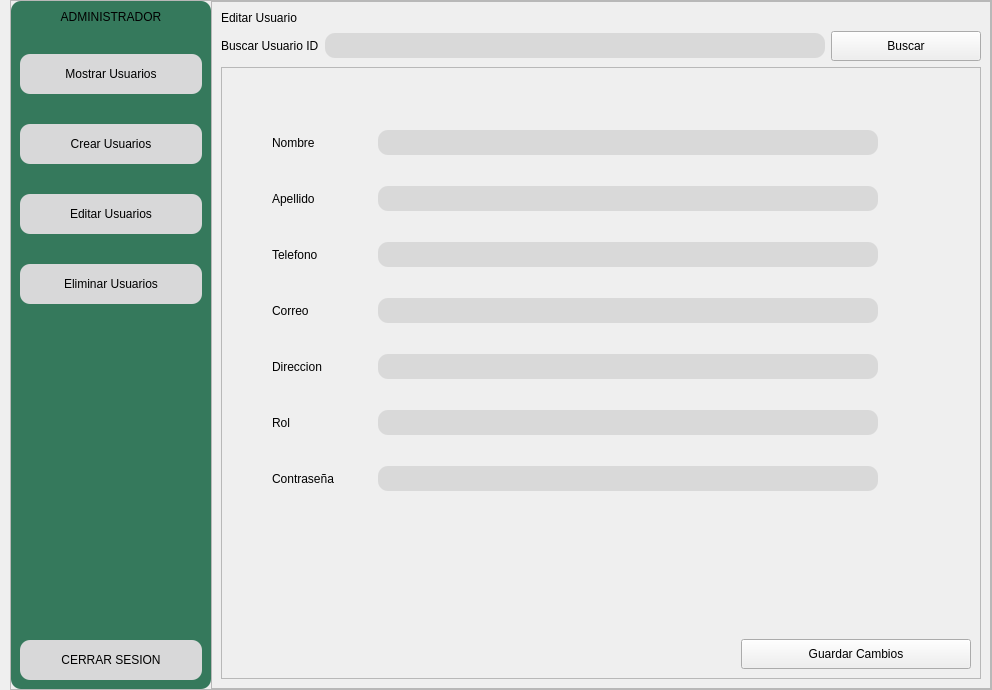
         <widget class="QWidget" name="pgEditarUsuarioAdmin">
          <layout class="QHBoxLayout" name="horizontalLayout_23">
           <property name="spacing">
            <number>0</number>
           </property>
           <property name="leftMargin">
            <number>10</number>
           </property>
           <property name="topMargin">
            <number>0</number>
           </property>
           <property name="rightMargin">
            <number>0</number>
           </property>
           <property name="bottomMargin">
            <number>0</number>
           </property>
           <item>
            <widget class="QFrame" name="frame_18">
             <property name="frameShape">
              <enum>QFrame::StyledPanel</enum>
             </property>
             <property name="frameShadow">
              <enum>QFrame::Raised</enum>
             </property>
             <layout class="QHBoxLayout" name="horizontalLayout_22">
              <property name="spacing">
               <number>0</number>
              </property>
              <property name="leftMargin">
               <number>0</number>
              </property>
              <property name="topMargin">
               <number>0</number>
              </property>
              <property name="rightMargin">
               <number>0</number>
              </property>
              <property name="bottomMargin">
               <number>0</number>
              </property>
              <item>
               <widget class="QFrame" name="frame_19">
                <property name="minimumSize">
                 <size>
                  <width>200</width>
                  <height>0</height>
                 </size>
                </property>
                <property name="maximumSize">
                 <size>
                  <width>200</width>
                  <height>16777215</height>
                 </size>
                </property>
                <property name="styleSheet">
                 <string notr="true">background-color: #35795c;
border-radius:10px;</string>
                </property>
                <property name="frameShape">
                 <enum>QFrame::StyledPanel</enum>
                </property>
                <property name="frameShadow">
                 <enum>QFrame::Raised</enum>
                </property>
                <layout class="QVBoxLayout" name="verticalLayout_24">
                 <property name="spacing">
                  <number>30</number>
                 </property>
                 <item>
                  <widget class="QLabel" name="label_22">
                   <property name="styleSheet">
                    <string notr="true">font: 87 11pt &quot;Arial Black&quot;;</string>
                   </property>
                   <property name="text">
                    <string>ADMINISTRADOR</string>
                   </property>
                   <property name="alignment">
                    <set>Qt::AlignCenter</set>
                   </property>
                  </widget>
                 </item>
                 <item>
                  <widget class="QPushButton" name="btnMostrarUsuarioAdmin1_3">
                   <property name="minimumSize">
                    <size>
                     <width>0</width>
                     <height>40</height>
                    </size>
                   </property>
                   <property name="styleSheet">
                    <string notr="true">QPushButton{
background-color: #d8d8d9;
font: 87 10pt &quot;Arial Black&quot;;
color: rgb(0, 0, 0);
border-radius:10px;

}

QPushButton:hover{
background-color: #c8c8c9;
color: rgb(0, 0, 0);
border-radius:10px;
}</string>
                   </property>
                   <property name="text">
                    <string>Mostrar Usuarios</string>
                   </property>
                  </widget>
                 </item>
                 <item>
                  <widget class="QPushButton" name="btnCrearUsuarioAdmin1_3">
                   <property name="minimumSize">
                    <size>
                     <width>0</width>
                     <height>40</height>
                    </size>
                   </property>
                   <property name="styleSheet">
                    <string notr="true">QPushButton{
background-color: #d8d8d9;
font: 87 10pt &quot;Arial Black&quot;;
color: rgb(0, 0, 0);
border-radius:10px;

}

QPushButton:hover{
background-color: #c8c8c9;
color: rgb(0, 0, 0);
border-radius:10px;
}</string>
                   </property>
                   <property name="text">
                    <string>Crear Usuarios</string>
                   </property>
                  </widget>
                 </item>
                 <item>
                  <widget class="QPushButton" name="btnEditarUsuarioAdmin1_3">
                   <property name="minimumSize">
                    <size>
                     <width>0</width>
                     <height>40</height>
                    </size>
                   </property>
                   <property name="styleSheet">
                    <string notr="true">QPushButton{
background-color: #d8d8d9;
font: 87 10pt &quot;Arial Black&quot;;
color: rgb(0, 0, 0);
border-radius:10px;

}

QPushButton:hover{
background-color: #c8c8c9;
color: rgb(0, 0, 0);
border-radius:10px;
}</string>
                   </property>
                   <property name="text">
                    <string>Editar Usuarios</string>
                   </property>
                  </widget>
                 </item>
                 <item>
                  <widget class="QPushButton" name="btnEliminarUsuarioAdmin1_3">
                   <property name="minimumSize">
                    <size>
                     <width>0</width>
                     <height>40</height>
                    </size>
                   </property>
                   <property name="styleSheet">
                    <string notr="true">QPushButton{
background-color: #d8d8d9;
font: 87 10pt &quot;Arial Black&quot;;
color: rgb(0, 0, 0);
border-radius:10px;

}

QPushButton:hover{
background-color: #c8c8c9;
color: rgb(0, 0, 0);
border-radius:10px;
}</string>
                   </property>
                   <property name="text">
                    <string>Eliminar Usuarios</string>
                   </property>
                  </widget>
                 </item>
                 <item>
                  <spacer name="verticalSpacer_32">
                   <property name="orientation">
                    <enum>Qt::Vertical</enum>
                   </property>
                   <property name="sizeHint" stdset="0">
                    <size>
                     <width>20</width>
                     <height>306</height>
                    </size>
                   </property>
                  </spacer>
                 </item>
                 <item>
                  <widget class="QPushButton" name="btnCerrarSesionAdmin1_3">
                   <property name="minimumSize">
                    <size>
                     <width>0</width>
                     <height>40</height>
                    </size>
                   </property>
                   <property name="styleSheet">
                    <string notr="true">QPushButton{
background-color: #d8d8d9;
font: 87 9pt &quot;Arial Black&quot;;
color: rgb(0, 0, 0);
border-radius:10px;

}

QPushButton:hover{
background-color: #c8c8c9;
color: rgb(0, 0, 0);
border-radius:10px;
}</string>
                   </property>
                   <property name="text">
                    <string>CERRAR SESION</string>
                   </property>
                   <property name="icon">
                    <iconset>
                     <normaloff>Imagenes/logo cerrar sesion.png</normaloff>Imagenes/logo cerrar sesion.png</iconset>
                   </property>
                  </widget>
                 </item>
                </layout>
               </widget>
              </item>
              <item>
               <widget class="QFrame" name="frame_20">
                <property name="styleSheet">
                 <string notr="true">QLineEdit{
background-color: #d9d9d9;
border-radius:10px;
color: rgb(0, 0, 0);
font: 87 11pt &quot;Arial Black&quot;;
}</string>
                </property>
                <property name="frameShape">
                 <enum>QFrame::StyledPanel</enum>
                </property>
                <property name="frameShadow">
                 <enum>QFrame::Raised</enum>
                </property>
                <layout class="QVBoxLayout" name="verticalLayout_35">
                 <item>
                  <widget class="QLabel" name="label_25">
                   <property name="styleSheet">
                    <string notr="true">font: 87 15pt &quot;Arial Black&quot;;</string>
                   </property>
                   <property name="text">
                    <string>Editar Usuario</string>
                   </property>
                  </widget>
                 </item>
                 <item>
                  <layout class="QHBoxLayout" name="horizontalLayout_57">
                   <item>
                    <widget class="QLabel" name="label_54">
                     <property name="styleSheet">
                      <string notr="true">font: 87 11pt &quot;Arial Black&quot;;</string>
                     </property>
                     <property name="text">
                      <string>Buscar Usuario ID</string>
                     </property>
                    </widget>
                   </item>
                   <item>
                    <widget class="QLineEdit" name="labelBuscarUsuarioIdAdmin">
                     <property name="minimumSize">
                      <size>
                       <width>500</width>
                       <height>25</height>
                      </size>
                     </property>
                     <property name="text">
                      <string/>
                     </property>
                    </widget>
                   </item>
                   <item>
                    <widget class="QPushButton" name="btnBuscarUsuarioAdmin">
                     <property name="minimumSize">
                      <size>
                       <width>150</width>
                       <height>30</height>
                      </size>
                     </property>
                     <property name="maximumSize">
                      <size>
                       <width>150</width>
                       <height>30</height>
                      </size>
                     </property>
                     <property name="styleSheet">
                      <string notr="true">font: 87 13pt &quot;Arial Black&quot;;
color: rgb(0, 0, 0);</string>
                     </property>
                     <property name="text">
                      <string>Buscar</string>
                     </property>
                    </widget>
                   </item>
                  </layout>
                 </item>
                 <item>
                  <widget class="QFrame" name="frame_34">
                   <property name="styleSheet">
                    <string notr="true">QLineEdit{
background-color: #d9d9d9;
border-radius:10px;
color: rgb(0, 0, 0);
font: 87 11pt &quot;Arial Black&quot;;
}</string>
                   </property>
                   <property name="frameShape">
                    <enum>QFrame::StyledPanel</enum>
                   </property>
                   <property name="frameShadow">
                    <enum>QFrame::Raised</enum>
                   </property>
                   <layout class="QVBoxLayout" name="verticalLayout_32">
                    <property name="spacing">
                     <number>6</number>
                    </property>
                    <property name="leftMargin">
                     <number>50</number>
                    </property>
                    <property name="topMargin">
                     <number>60</number>
                    </property>
                    <property name="rightMargin">
                     <number>9</number>
                    </property>
                    <property name="bottomMargin">
                     <number>9</number>
                    </property>
                    <item>
                     <layout class="QVBoxLayout" name="verticalLayout_33">
                      <item>
                       <layout class="QHBoxLayout" name="horizontalLayout_47">
                        <item>
                         <layout class="QVBoxLayout" name="verticalLayout_34">
                          <item>
                           <layout class="QHBoxLayout" name="horizontalLayout_48">
                            <item>
                             <widget class="QLabel" name="label_45">
                              <property name="minimumSize">
                               <size>
                                <width>100</width>
                                <height>30</height>
                               </size>
                              </property>
                              <property name="maximumSize">
                               <size>
                                <width>100</width>
                                <height>30</height>
                               </size>
                              </property>
                              <property name="styleSheet">
                               <string notr="true">font: 87 11pt &quot;Arial Black&quot;;</string>
                              </property>
                              <property name="text">
                               <string>Nombre</string>
                              </property>
                             </widget>
                            </item>
                            <item>
                             <widget class="QLineEdit" name="nombreEditarUsuarioAdmin">
                              <property name="minimumSize">
                               <size>
                                <width>500</width>
                                <height>25</height>
                               </size>
                              </property>
                              <property name="text">
                               <string/>
                              </property>
                             </widget>
                            </item>
                           </layout>
                          </item>
                          <item>
                           <spacer name="verticalSpacer_47">
                            <property name="orientation">
                             <enum>Qt::Vertical</enum>
                            </property>
                            <property name="sizeHint" stdset="0">
                             <size>
                              <width>20</width>
                              <height>20</height>
                             </size>
                            </property>
                           </spacer>
                          </item>
                          <item>
                           <layout class="QHBoxLayout" name="horizontalLayout_49">
                            <item>
                             <widget class="QLabel" name="label_46">
                              <property name="minimumSize">
                               <size>
                                <width>100</width>
                                <height>30</height>
                               </size>
                              </property>
                              <property name="maximumSize">
                               <size>
                                <width>100</width>
                                <height>30</height>
                               </size>
                              </property>
                              <property name="styleSheet">
                               <string notr="true">font: 87 11pt &quot;Arial Black&quot;;</string>
                              </property>
                              <property name="text">
                               <string>Apellido</string>
                              </property>
                             </widget>
                            </item>
                            <item>
                             <widget class="QLineEdit" name="apellidoEditarUsuarioAdmin">
                              <property name="minimumSize">
                               <size>
                                <width>500</width>
                                <height>25</height>
                               </size>
                              </property>
                             </widget>
                            </item>
                           </layout>
                          </item>
                          <item>
                           <spacer name="verticalSpacer_48">
                            <property name="orientation">
                             <enum>Qt::Vertical</enum>
                            </property>
                            <property name="sizeHint" stdset="0">
                             <size>
                              <width>20</width>
                              <height>20</height>
                             </size>
                            </property>
                           </spacer>
                          </item>
                          <item>
                           <layout class="QHBoxLayout" name="horizontalLayout_50"/>
                          </item>
                          <item>
                           <layout class="QHBoxLayout" name="horizontalLayout_51">
                            <item>
                             <widget class="QLabel" name="label_48">
                              <property name="minimumSize">
                               <size>
                                <width>100</width>
                                <height>30</height>
                               </size>
                              </property>
                              <property name="maximumSize">
                               <size>
                                <width>100</width>
                                <height>30</height>
                               </size>
                              </property>
                              <property name="styleSheet">
                               <string notr="true">font: 87 11pt &quot;Arial Black&quot;;</string>
                              </property>
                              <property name="text">
                               <string>Telefono</string>
                              </property>
                             </widget>
                            </item>
                            <item>
                             <widget class="QLineEdit" name="telefonoEditarUsuarioAdmin">
                              <property name="minimumSize">
                               <size>
                                <width>500</width>
                                <height>25</height>
                               </size>
                              </property>
                             </widget>
                            </item>
                           </layout>
                          </item>
                          <item>
                           <spacer name="verticalSpacer_50">
                            <property name="orientation">
                             <enum>Qt::Vertical</enum>
                            </property>
                            <property name="sizeHint" stdset="0">
                             <size>
                              <width>20</width>
                              <height>20</height>
                             </size>
                            </property>
                           </spacer>
                          </item>
                          <item>
                           <layout class="QHBoxLayout" name="horizontalLayout_52">
                            <item>
                             <widget class="QLabel" name="label_49">
                              <property name="minimumSize">
                               <size>
                                <width>100</width>
                                <height>30</height>
                               </size>
                              </property>
                              <property name="maximumSize">
                               <size>
                                <width>100</width>
                                <height>30</height>
                               </size>
                              </property>
                              <property name="styleSheet">
                               <string notr="true">font: 87 11pt &quot;Arial Black&quot;;</string>
                              </property>
                              <property name="text">
                               <string>Correo</string>
                              </property>
                             </widget>
                            </item>
                            <item>
                             <widget class="QLineEdit" name="correoEditarUsuarioAdmin">
                              <property name="minimumSize">
                               <size>
                                <width>500</width>
                                <height>25</height>
                               </size>
                              </property>
                             </widget>
                            </item>
                           </layout>
                          </item>
                          <item>
                           <spacer name="verticalSpacer_51">
                            <property name="orientation">
                             <enum>Qt::Vertical</enum>
                            </property>
                            <property name="sizeHint" stdset="0">
                             <size>
                              <width>20</width>
                              <height>20</height>
                             </size>
                            </property>
                           </spacer>
                          </item>
                          <item>
                           <layout class="QHBoxLayout" name="horizontalLayout_53">
                            <item>
                             <widget class="QLabel" name="label_50">
                              <property name="minimumSize">
                               <size>
                                <width>100</width>
                                <height>30</height>
                               </size>
                              </property>
                              <property name="maximumSize">
                               <size>
                                <width>100</width>
                                <height>30</height>
                               </size>
                              </property>
                              <property name="styleSheet">
                               <string notr="true">font: 87 11pt &quot;Arial Black&quot;;</string>
                              </property>
                              <property name="text">
                               <string>Direccion</string>
                              </property>
                             </widget>
                            </item>
                            <item>
                             <widget class="QLineEdit" name="direccionEditarUsuarioAdmin">
                              <property name="minimumSize">
                               <size>
                                <width>500</width>
                                <height>25</height>
                               </size>
                              </property>
                             </widget>
                            </item>
                           </layout>
                          </item>
                          <item>
                           <spacer name="verticalSpacer_52">
                            <property name="orientation">
                             <enum>Qt::Vertical</enum>
                            </property>
                            <property name="sizeHint" stdset="0">
                             <size>
                              <width>20</width>
                              <height>20</height>
                             </size>
                            </property>
                           </spacer>
                          </item>
                          <item>
                           <layout class="QHBoxLayout" name="horizontalLayout_54">
                            <item>
                             <widget class="QLabel" name="label_51">
                              <property name="minimumSize">
                               <size>
                                <width>100</width>
                                <height>30</height>
                               </size>
                              </property>
                              <property name="maximumSize">
                               <size>
                                <width>100</width>
                                <height>30</height>
                               </size>
                              </property>
                              <property name="styleSheet">
                               <string notr="true">font: 87 11pt &quot;Arial Black&quot;;</string>
                              </property>
                              <property name="text">
                               <string>Rol</string>
                              </property>
                             </widget>
                            </item>
                            <item>
                             <widget class="QLineEdit" name="rolEditarUsuarioAdmin">
                              <property name="minimumSize">
                               <size>
                                <width>500</width>
                                <height>25</height>
                               </size>
                              </property>
                             </widget>
                            </item>
                           </layout>
                          </item>
                          <item>
                           <spacer name="verticalSpacer_53">
                            <property name="orientation">
                             <enum>Qt::Vertical</enum>
                            </property>
                            <property name="sizeHint" stdset="0">
                             <size>
                              <width>20</width>
                              <height>20</height>
                             </size>
                            </property>
                           </spacer>
                          </item>
                          <item>
                           <layout class="QHBoxLayout" name="horizontalLayout_55">
                            <item>
                             <widget class="QLabel" name="label_52">
                              <property name="minimumSize">
                               <size>
                                <width>100</width>
                                <height>30</height>
                               </size>
                              </property>
                              <property name="maximumSize">
                               <size>
                                <width>100</width>
                                <height>30</height>
                               </size>
                              </property>
                              <property name="styleSheet">
                               <string notr="true">font: 87 11pt &quot;Arial Black&quot;;</string>
                              </property>
                              <property name="text">
                               <string>Contraseña</string>
                              </property>
                             </widget>
                            </item>
                            <item>
                             <widget class="QLineEdit" name="contrasenaEditarUsuarioAdmin">
                              <property name="minimumSize">
                               <size>
                                <width>500</width>
                                <height>25</height>
                               </size>
                              </property>
                             </widget>
                            </item>
                           </layout>
                          </item>
                         </layout>
                        </item>
                        <item>
                         <spacer name="horizontalSpacer_33">
                          <property name="orientation">
                           <enum>Qt::Horizontal</enum>
                          </property>
                          <property name="sizeHint" stdset="0">
                           <size>
                            <width>40</width>
                            <height>20</height>
                           </size>
                          </property>
                         </spacer>
                        </item>
                       </layout>
                      </item>
                      <item>
                       <spacer name="verticalSpacer_54">
                        <property name="orientation">
                         <enum>Qt::Vertical</enum>
                        </property>
                        <property name="sizeHint" stdset="0">
                         <size>
                          <width>20</width>
                          <height>40</height>
                         </size>
                        </property>
                       </spacer>
                      </item>
                     </layout>
                    </item>
                    <item>
                     <layout class="QHBoxLayout" name="horizontalLayout_56">
                      <item>
                       <widget class="QLabel" name="labelInfoEditarUsuarioAdmin">
                        <property name="minimumSize">
                         <size>
                          <width>300</width>
                          <height>30</height>
                         </size>
                        </property>
                        <property name="styleSheet">
                         <string notr="true">font: 87 10pt &quot;Arial Black&quot;;</string>
                        </property>
                        <property name="text">
                         <string/>
                        </property>
                       </widget>
                      </item>
                      <item>
                       <spacer name="horizontalSpacer_34">
                        <property name="orientation">
                         <enum>Qt::Horizontal</enum>
                        </property>
                        <property name="sizeHint" stdset="0">
                         <size>
                          <width>40</width>
                          <height>20</height>
                         </size>
                        </property>
                       </spacer>
                      </item>
                      <item>
                       <widget class="QPushButton" name="btnGuardarCambiosModificarUsuarioAdmin">
                        <property name="minimumSize">
                         <size>
                          <width>230</width>
                          <height>30</height>
                         </size>
                        </property>
                        <property name="maximumSize">
                         <size>
                          <width>170</width>
                          <height>30</height>
                         </size>
                        </property>
                        <property name="styleSheet">
                         <string notr="true">font: 87 13pt &quot;Arial Black&quot;;
color: rgb(0, 0, 0);</string>
                        </property>
                        <property name="text">
                         <string>Guardar Cambios</string>
                        </property>
                       </widget>
                      </item>
                     </layout>
                    </item>
                   </layout>
                  </widget>
                 </item>
                </layout>
               </widget>
              </item>
             </layout>
            </widget>
           </item>
          </layout>
         </widget>
